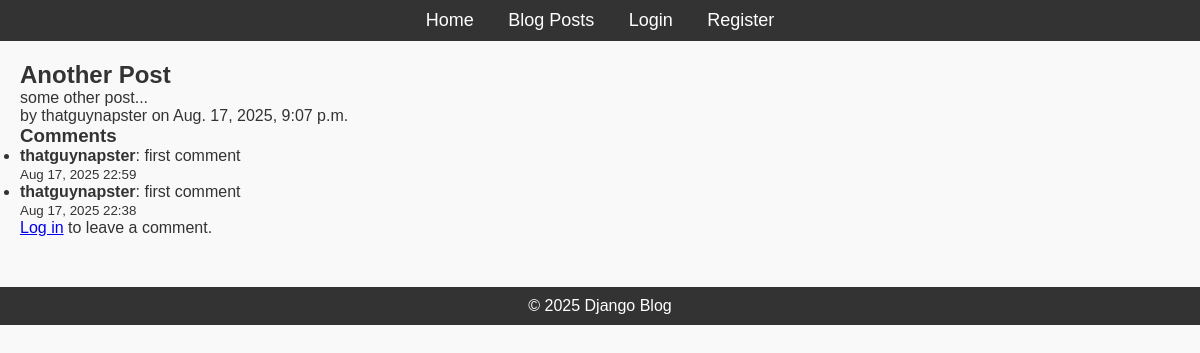
/post/3/, run on an earlier commit of the app's database.
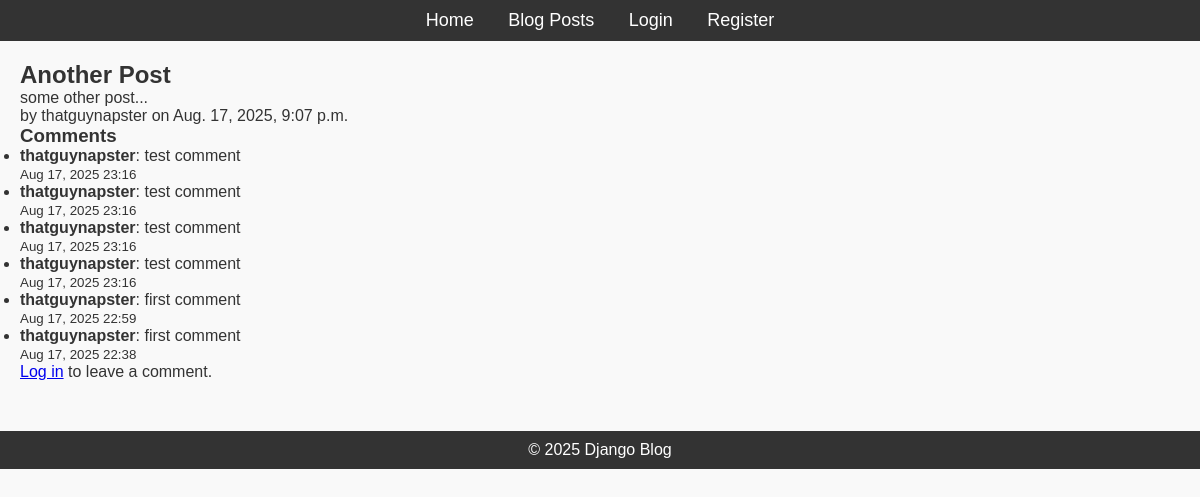
And on a later commit of the database.
### blog/models.py (models this page shows, shortened)
class Comment(models.Model):
    post = models.ForeignKey(Post, on_delete=models.CASCADE, related_name="comments")
    author = models.ForeignKey(User, on_delete=models.CASCADE)
    content = models.TextField()
    created_at = models.DateTimeField(auto_now_add=True)
    updated_at = models.DateTimeField(auto_now=True)

### blog/views.py (the view)
# urls.py: path("post/<int:pk>/", views.PostDetailView.as_view(), name="post_detail"),
class PostDetailView(DetailView):
    model = Post
    template_name = "blog/post_detail.html"
    context_object_name = "post"
    def get_context_data(self, **kwargs):
        context = super().get_context_data(**kwargs)
        post = self.get_object()
        comments = post.comments.all().order_by("-created_at")
        context["comments"] = comments
        context["form"] = CommentForm()
        return context
    def post(self, request, *args, **kwargs):
        """Handle new comment submission."""
        self.object = self.get_object()
        form = CommentForm(request.POST)
        if form.is_valid() and request.user.is_authenticated:
            comment = form.save(commit=False)
            comment.post = self.object
            comment.author = request.user
            comment.save()
            return redirect("blog:post_detail", pk=self.object.pk)
        context = self.get_context_data()
        context["form"] = form
        return self.render_to_response(context)

### blog/templates/blog/post_detail.html (shortened to what this page needs)
{% extends "blog/base.html" %} {% block content %}
<h2>{{ object.title }}</h2>
<p>{{ object.content }}</p>
<p>by {{ object.author }} on {{ object.created_at }}</p>
<h3>Comments</h3>
{% if comments %}
<ul>
	{% for comment in comments %}
	<li>
		<strong>{{ comment.author }}</strong>: {{ comment.content }}
		<br />
		<small>{{ comment.created_at|date:"M d, Y H:i" }}</small>
	</li>
	{% endfor %}
</ul>
{% else %}
<p>No comments yet. Be the first to comment!</p>
{% endif %} {% if user.is_authenticated %}
<h3>Leave a Comment</h3>
<form
	method="post"
	action="{% url 'blog:comment_add' post.pk %}">
	{% csrf_token %} {{ comment_form.as_p }}
	<button type="submit">Post Comment</button>
</form>
{% else %}
<p><a href="{% url 'blog:login' %}">Log in</a> to leave a comment.</p>
{% endif %} {% endblock %}

What changed in the data, as far as the page shows it:
added Comment: author "thatguynapster", content "test comment", created_at "Aug 17, 2025 23:16"
added Comment: author "thatguynapster", content "test comment", created_at "Aug 17, 2025 23:16"
added Comment: author "thatguynapster", content "test comment", created_at "Aug 17, 2025 23:16"
added Comment: author "thatguynapster", content "test comment", created_at "Aug 17, 2025 23:16"
